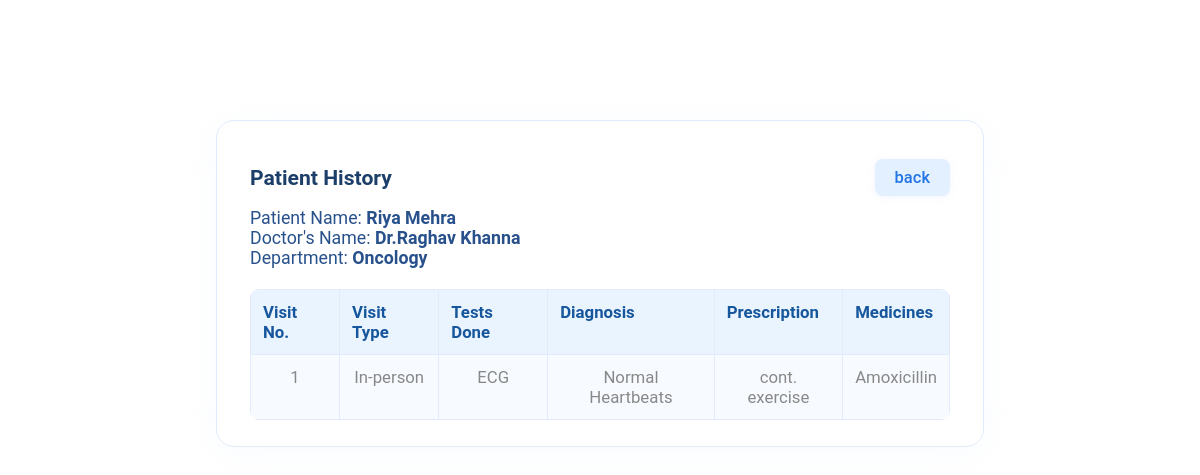
Page /patient_history_from_dr_dash/1 (signed in) on the earlier database version.
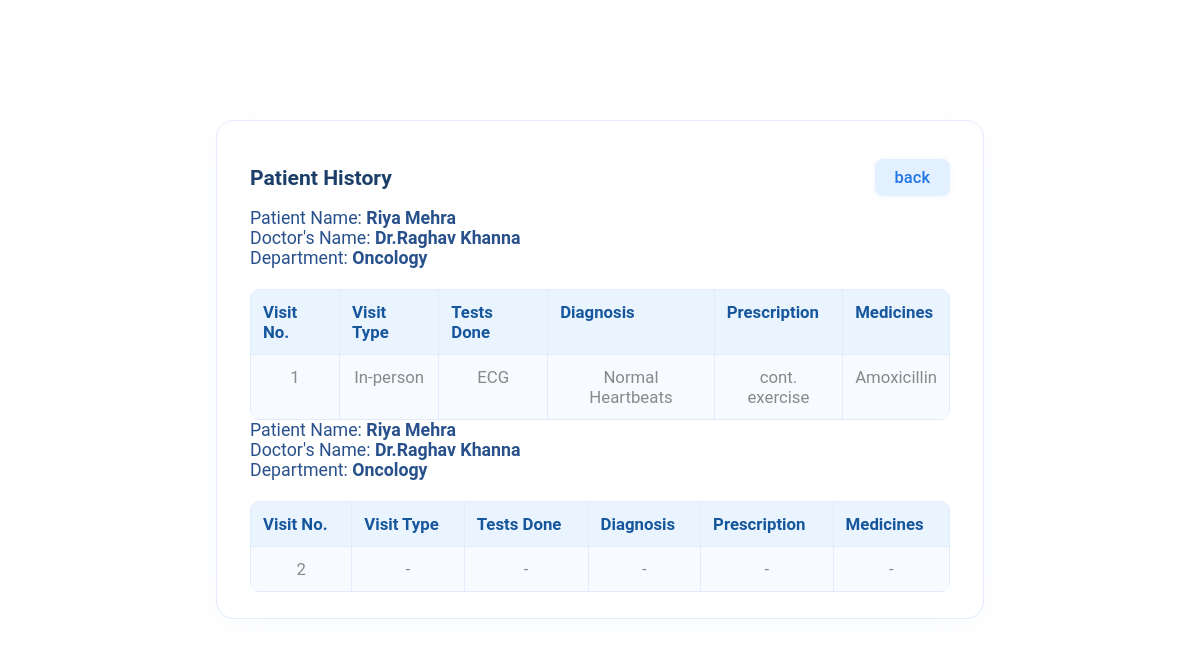
Same page on the later database version.
### application/models.py (models this page shows, shortened)
class Appointment(db.Model):
    id = db.Column(db.Integer, primary_key=True)
    patient_id = db.Column(db.Integer, db.ForeignKey('patient.id'), nullable=False)
    doctor_id = db.Column(db.Integer, db.ForeignKey('doctor.id'), nullable=False)
    appointment_date = db.Column(db.Date, nullable=False)
    appointment_time_start = db.Column(db.Time, nullable=False)
    appointment_time_end = db.Column(db.Time, nullable=False)
    status = db.Column(db.String(), nullable=False, default="Scheduled")
    treatment = db.relationship('Treatment', backref='appointment', uselist=False)

class Patient(db.Model):
    id = db.Column(db.Integer, primary_key=True)
    username = db.Column(db.String(), unique=True, nullable=False)
    password = db.Column(db.String(), nullable=False)
    type = db.Column(db.String(), nullable=False, default="patient")
    appointments = db.relationship('Appointment', backref='patient', lazy=True)
    contact = db.Column(db.String(),  unique=True)
    full_name = db.Column(db.String())
    is_active = db.Column(db.Boolean, nullable=False, default=True)

class Doctor(db.Model):
    id = db.Column(db.Integer, primary_key=True)
    username = db.Column(db.String(), unique=True, nullable=False)
    password = db.Column(db.String(), nullable=False)
    specialization = db.Column(db.Integer, db.ForeignKey('department.id'), nullable=False)
    experience=db.Column(db.Integer, nullable=False)
    type = db.Column(db.String(), nullable=False, default="doctor")
    full_name = db.Column(db.String(), nullable=False)
    bio = db.Column(db.String())
    doctor_qualifications = db.Column(db.String())
    doctor_role = db.Column(db.String())
    appointments = db.relationship('Appointment', backref='doctor',lazy=True)
    availability = db.relationship("Availability", backref="doctor", lazy=True)
    photo_filename = db.Column(db.String())
    is_active = db.Column(db.Boolean, nullable=False, default=True)

class Department(db.Model):
    id = db.Column(db.Integer, primary_key=True)
    name = db.Column(db.String(), unique=True, nullable=False)
    description = db.Column(db.String())
    doctors = db.relationship('Doctor', backref='department', lazy=True)

class Treatment(db.Model):
    id = db.Column(db.Integer, primary_key=True)
    appointment_id = db.Column(db.Integer, db.ForeignKey('appointment.id'), nullable=False, unique=True)
    diagnosis = db.Column(db.String(), nullable=False)
    prescription = db.Column(db.String(), nullable=False)
    notes = db.Column(db.String())
    medicines = db.Column(db.String())
    visit_type = db.Column(db.String(), nullable=False)
    tests_done = db.Column(db.String())

### application/controllers.py (the view)
@app.route("/patient_history_from_dr_dash/<int:patient_id>")
def patient_history_from_dr_dash(patient_id):
     this_user_id = session.get('user_id')
     if this_user_id is None or session.get('user_type') != 'doctor':
        return redirect(url_for('login'))
     patient = Patient.query.get_or_404(patient_id)
     all_appointments = (
        Appointment.query
        .filter_by(patient_id=patient_id)
        .order_by(Appointment.appointment_date.desc())
        .all()
     )
     return render_template( "patient_history.html", back_url=url_for('doctor_dashboard', doctor_id=this_user_id),
        this_user=patient,
        all_appointments=all_appointments,)  # Replace with your appointments endpoint

### templates/patient_history.html (shortened to what this page needs)
<!DOCTYPE html>
<html lang="en">
<head>
    <link rel="stylesheet" href="{{ url_for('static', filename='styles.css') }}">
</head>
<body class="patient-history-page">
    <div class="patient-history-card">
  <div class="history-header">
    <span>Patient History</span>
    <a class="back-btn" href="{{ back_url }}">back</a>
  </div>
  {%for appointment in all_appointments%}
  <div class="patient-info">
    <div>Patient Name: <b>{{this_user.full_name}}</b></div>
    <div>Doctor's Name: <b>Dr.{{appointment.doctor.full_name}}</b></div>
    <div>Department: <b>{{appointment.doctor.department.name}}</b></div>
  </div>
  <table class="history-table">
    <thead>
      <tr>
        <th>Visit No.</th>
        <th>Visit Type</th>
        <th>Tests Done</th>
        <th>Diagnosis</th>
        <th>Prescription</th>
        <th>Medicines</th>
      </tr>
    </thead>
    {%set treat = appointment.treatment %}
    <tbody>
      <tr>
        <td>{{loop.index}}</td>
        <td>{{treat.visit_type if treat else '-'}}</td>
        <td>{{treat.tests_done if treat else '-'}}</td>
        <td>{{treat.diagnosis if treat else '-' }}</td>
        <td>{{treat.prescription if treat else '-'}}</td>
        <td>{{treat.medicines if treat else '-'}}</td>
      </tr>
    </tbody>
  </table>
  {%endfor%}
</div>
</body>
</html>

### static/styles.css (style rules this page uses)
:root { --default-font: "Roboto", system-ui, -apple-system, "Segoe UI", Roboto, "Helvetica Neue", Arial, "Noto Sans", "Liberation Sans", sans-serif, "Apple Color Emoji", "Segoe UI Emoji", "Segoe UI Symbol", "Noto Color Emoji"; --heading-font: "Poppins", sans-serif; --nav-font: "Raleway", sans-serif; }
:root { --background-color: #ffffff; --default-color: #444444; --heading-color: #2c4964; --accent-color: #1977cc; --surface-color: #ffffff; --contrast-color: #ffffff; }
:root { --nav-color: #2c4964; --nav-hover-color: #1977cc; --nav-mobile-background-color: #ffffff; --nav-dropdown-background-color: #ffffff; --nav-dropdown-color: #2c4964; --nav-dropdown-hover-color: #1977cc; }
:root { scroll-behavior: smooth; }
body { color: var(--default-color); background-color: var(--background-color); font-family: var(--default-font); }
a { color: var(--accent-color); text-decoration: none; transition: 0.3s; }
.patient-history-page .patient-history-card { max-width: 700px; width: 95vw; background: #fff; border-radius: 18px; box-shadow: 0 6px 38px #e2eafc33; border: 1.6px solid #e2eafc; padding: 38px 33px 26px 33px; position: relative; margin-top: 120px; margin-left: auto; margin-right: auto; margin-bottom: 100px; }
.patient-history-page .history-header { display: flex; align-items: center; justify-content: space-between; font-size: 1.32rem; color: #1b3f69; font-weight: 700; margin-bottom: 12px; }
.patient-history-page .back-btn { padding: 9px 20px; border-radius: 8px; background: #e3f0ff; color: #2275e5; border: none; font-weight: 500; font-size: 1.03rem; cursor: pointer; box-shadow: 0 1px 6px #e2eafc88; transition: background .13s, color .1s; }
.patient-history-page .patient-info { margin-bottom: 21px; color: #28518c; font-size: 1.11rem; }
.patient-history-page .patient-info b { font-weight: 700; }
.patient-history-page .history-table { width: 100%; border-collapse: collapse; margin-top: 10px; font-size: 1.05rem; background: #f7faff; border-radius: 9px; overflow: hidden; }
.patient-history-page .history-table th, .history-table td { padding: 12px 12px; border: 1px solid #e2eafc; text-align: left; vertical-align: top; }
.patient-history-page .history-table th { background: #eaf4ff; color: #16569c; font-weight: 700; }
.patient-history-page .history-table tbody td { background: #fff; color: #225480; }
.patient-history-page .history-table tr:last-child td { text-align: center; color: #888; background: #f7faff; }
.doctor_dashboard_page th, td { border: 1px solid #dbe3f5; padding: 9px 10px; text-align: left; }

Differences in the rows shown:
added Appointment: {{ this_user.full_name }} "Riya Mehra", doctor.full_name "Raghav Khanna", doctor.department.name "Oncology", visit_type "-", tests_done "-", diagnosis "-", prescription "-", medicines "-"
